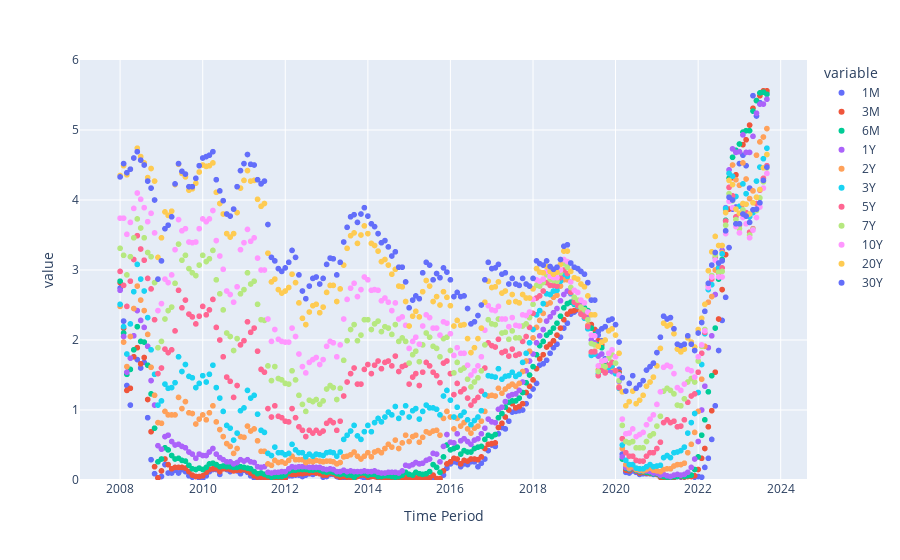

Notebook code cell kept with this figure:
### Code cell
px.scatter(df.reset_index(), x="Time Period", y=df.columns,
           log_x=False, range_y=[0,6])

### Figure 1 — Plotly figure (JSON) as saved in the notebook; plotly's stock layout.template omitted (floating-point values rounded to 4 significant figures; data arrays with more than 128 entries replaced by an {"elided": "..."} marker saying what was removed)
{"data": [{"hovertemplate": "variable=1M<br>Time Period=%{x}<br>value=%{y}<extra></extra>", "legendgroup": "1M", "marker": {"color": "#636efa", "symbol": "circle"}, "mode": "markers", "name": "1M", "showlegend": true, "type": "scattergl", "x": {"elided": "189 str values"}, "xaxis": "x", "y": {"elided": "189 float values"}, "yaxis": "y"}, {"hovertemplate": "variable=3M<br>Time Period=%{x}<br>value=%{y}<extra></extra>", "legendgroup": "3M", "marker": {"color": "#EF553B", "symbol": "circle"}, "mode": "markers", "name": "3M", "showlegend": true, "type": "scattergl", "x": {"elided": "189 str values"}, "xaxis": "x", "y": {"elided": "189 float values"}, "yaxis": "y"}, {"hovertemplate": "variable=6M<br>Time Period=%{x}<br>value=%{y}<extra></extra>", "legendgroup": "6M", "marker": {"color": "#00cc96", "symbol": "circle"}, "mode": "markers", "name": "6M", "showlegend": true, "type": "scattergl", "x": {"elided": "189 str values"}, "xaxis": "x", "y": {"elided": "189 float values"}, "yaxis": "y"}, {"hovertemplate": "variable=1Y<br>Time Period=%{x}<br>value=%{y}<extra></extra>", "legendgroup": "1Y", "marker": {"color": "#ab63fa", "symbol": "circle"}, "mode": "markers", "name": "1Y", "showlegend": true, "type": "scattergl", "x": {"elided": "189 str values"}, "xaxis": "x", "y": {"elided": "189 float values"}, "yaxis": "y"}, {"hovertemplate": "variable=2Y<br>Time Period=%{x}<br>value=%{y}<extra></extra>", "legendgroup": "2Y", "marker": {"color": "#FFA15A", "symbol": "circle"}, "mode": "markers", "name": "2Y", "showlegend": true, "type": "scattergl", "x": {"elided": "189 str values"}, "xaxis": "x", "y": {"elided": "189 float values"}, "yaxis": "y"}, {"hovertemplate": "variable=3Y<br>Time Period=%{x}<br>value=%{y}<extra></extra>", "legendgroup": "3Y", "marker": {"color": "#19d3f3", "symbol": "circle"}, "mode": "markers", "name": "3Y", "showlegend": true, "type": "scattergl", "x": {"elided": "189 str values"}, "xaxis": "x", "y": {"elided": "189 float values"}, "yaxis": "y"}, {"hovertemplate": "variable=5Y<br>Time Period=%{x}<br>value=%{y}<extra></extra>", "legendgroup": "5Y", "marker": {"color": "#FF6692", "symbol": "circle"}, "mode": "markers", "name": "5Y", "showlegend": true, "type": "scattergl", "x": {"elided": "189 str values"}, "xaxis": "x", "y": {"elided": "189 float values"}, "yaxis": "y"}, {"hovertemplate": "variable=7Y<br>Time Period=%{x}<br>value=%{y}<extra></extra>", "legendgroup": "7Y", "marker": {"color": "#B6E880", "symbol": "circle"}, "mode": "markers", "name": "7Y", "showlegend": true, "type": "scattergl", "x": {"elided": "189 str values"}, "xaxis": "x", "y": {"elided": "189 float values"}, "yaxis": "y"}, {"hovertemplate": "variable=10Y<br>Time Period=%{x}<br>value=%{y}<extra></extra>", "legendgroup": "10Y", "marker": {"color": "#FF97FF", "symbol": "circle"}, "mode": "markers", "name": "10Y", "showlegend": true, "type": "scattergl", "x": {"elided": "189 str values"}, "xaxis": "x", "y": {"elided": "189 float values"}, "yaxis": "y"}, {"hovertemplate": "variable=20Y<br>Time Period=%{x}<br>value=%{y}<extra></extra>", "legendgroup": "20Y", "marker": {"color": "#FECB52", "symbol": "circle"}, "mode": "markers", "name": "20Y", "showlegend": true, "type": "scattergl", "x": {"elided": "189 str values"}, "xaxis": "x", "y": {"elided": "189 float values"}, "yaxis": "y"}, {"hovertemplate": "variable=30Y<br>Time Period=%{x}<br>value=%{y}<extra></extra>", "legendgroup": "30Y", "marker": {"color": "#636efa", "symbol": "circle"}, "mode": "markers", "name": "30Y", "showlegend": true, "type": "scattergl", "x": {"elided": "189 str values"}, "xaxis": "x", "y": {"elided": "189 float values"}, "yaxis": "y"}], "layout": {"legend": {"title": {"text": "variable"}, "tracegroupgap": 0}, "margin": {"t": 60}, "xaxis": {"anchor": "y", "domain": [0, 1], "title": {"text": "Time Period"}}, "yaxis": {"anchor": "x", "domain": [0, 1], "range": [0, 6], "title": {"text": "value"}}}}
